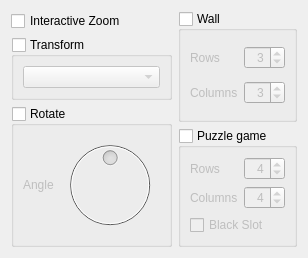
  <widget class="QWidget" name="tab_5">
   <attribute name="title">
    <string>Geometry</string>
   </attribute>
   <layout class="QGridLayout" name="gridLayout_13">
    <item row="0" column="0">
     <widget class="QCheckBox" name="magnifyEnable">
      <property name="text">
       <string>Interactive Zoom</string>
      </property>
     </widget>
    </item>
    <item row="0" column="1" rowspan="3">
     <widget class="QGroupBox" name="wallEnable">
      <property name="title">
       <string>Wall</string>
      </property>
      <property name="checkable">
       <bool>true</bool>
      </property>
      <property name="checked">
       <bool>false</bool>
      </property>
      <layout class="QGridLayout" name="_5">
       <item row="0" column="0">
        <widget class="QLabel" name="label_31">
         <property name="text">
          <string>Rows</string>
         </property>
         <property name="buddy">
          <cstring>wallRowsSpin</cstring>
         </property>
        </widget>
       </item>
       <item row="1" column="0">
        <widget class="QLabel" name="label_30">
         <property name="text">
          <string>Columns</string>
         </property>
         <property name="buddy">
          <cstring>wallColsSpin</cstring>
         </property>
        </widget>
       </item>
       <item row="1" column="1">
        <widget class="QSpinBox" name="wallColsSpin">
         <property name="alignment">
          <set>Qt::AlignRight|Qt::AlignTrailing|Qt::AlignVCenter</set>
         </property>
         <property name="minimum">
          <number>1</number>
         </property>
         <property name="value">
          <number>3</number>
         </property>
        </widget>
       </item>
       <item row="0" column="1">
        <widget class="QSpinBox" name="wallRowsSpin">
         <property name="alignment">
          <set>Qt::AlignRight|Qt::AlignTrailing|Qt::AlignVCenter</set>
         </property>
         <property name="minimum">
          <number>1</number>
         </property>
         <property name="value">
          <number>3</number>
         </property>
        </widget>
       </item>
      </layout>
     </widget>
    </item>
    <item row="1" column="0">
     <widget class="QGroupBox" name="transformEnable">
      <property name="sizePolicy">
       <sizepolicy hsizetype="Preferred" vsizetype="Preferred">
        <horstretch>0</horstretch>
        <verstretch>0</verstretch>
       </sizepolicy>
      </property>
      <property name="title">
       <string>Transform</string>
      </property>
      <property name="checkable">
       <bool>true</bool>
      </property>
      <property name="checked">
       <bool>false</bool>
      </property>
      <layout class="QGridLayout" name="_4">
       <item row="0" column="0">
        <widget class="QComboBox" name="transformTypeCombo"/>
       </item>
      </layout>
     </widget>
    </item>
    <item row="2" column="0" rowspan="2">
     <widget class="QGroupBox" name="rotateEnable">
      <property name="sizePolicy">
       <sizepolicy hsizetype="Preferred" vsizetype="MinimumExpanding">
        <horstretch>0</horstretch>
        <verstretch>0</verstretch>
       </sizepolicy>
      </property>
      <property name="title">
       <string>Rotate</string>
      </property>
      <property name="checkable">
       <bool>true</bool>
      </property>
      <property name="checked">
       <bool>false</bool>
      </property>
      <layout class="QGridLayout">
       <item row="1" column="0">
        <widget class="QLabel" name="label_28">
         <property name="sizePolicy">
          <sizepolicy hsizetype="Maximum" vsizetype="Preferred">
           <horstretch>0</horstretch>
           <verstretch>0</verstretch>
          </sizepolicy>
         </property>
         <property name="text">
          <string>Angle</string>
         </property>
         <property name="buddy">
          <cstring>rotateAngleDial</cstring>
         </property>
        </widget>
       </item>
       <item row="1" column="1">
        <widget class="VLCQDial" name="rotateAngleDial">
         <property name="sizePolicy">
          <sizepolicy hsizetype="Preferred" vsizetype="MinimumExpanding">
           <horstretch>0</horstretch>
           <verstretch>0</verstretch>
          </sizepolicy>
         </property>
         <property name="maximum">
          <number>359</number>
         </property>
         <property name="value">
          <number>180</number>
         </property>
         <property name="sliderPosition">
          <number>180</number>
         </property>
        </widget>
       </item>
      </layout>
     </widget>
    </item>
    <item row="3" column="1">
     <widget class="QGroupBox" name="puzzleEnable">
      <property name="title">
       <string>Puzzle game</string>
      </property>
      <property name="checkable">
       <bool>true</bool>
      </property>
      <property name="checked">
       <bool>false</bool>
      </property>
      <layout class="QGridLayout" name="gridLayout_3">
       <item row="0" column="0">
        <widget class="QLabel" name="label_27">
         <property name="text">
          <string>Rows</string>
         </property>
         <property name="buddy">
          <cstring>puzzleRowsSpin</cstring>
         </property>
        </widget>
       </item>
       <item row="0" column="1">
        <widget class="QSpinBox" name="puzzleRowsSpin">
         <property name="alignment">
          <set>Qt::AlignRight|Qt::AlignTrailing|Qt::AlignVCenter</set>
         </property>
         <property name="minimum">
          <number>2</number>
         </property>
         <property name="maximum">
          <number>16</number>
         </property>
         <property name="value">
          <number>4</number>
         </property>
        </widget>
       </item>
       <item row="1" column="0">
        <widget class="QLabel" name="label_26">
         <property name="text">
          <string>Columns</string>
         </property>
         <property name="buddy">
          <cstring>puzzleColsSpin</cstring>
         </property>
        </widget>
       </item>
       <item row="1" column="1">
        <widget class="QSpinBox" name="puzzleColsSpin">
         <property name="alignment">
          <set>Qt::AlignRight|Qt::AlignTrailing|Qt::AlignVCenter</set>
         </property>
         <property name="minimum">
          <number>2</number>
         </property>
         <property name="maximum">
          <number>16</number>
         </property>
         <property name="value">
          <number>4</number>
         </property>
        </widget>
       </item>
       <item row="2" column="0" colspan="2">
        <widget class="QCheckBox" name="puzzleBlackSlotCheck">
         <property name="text">
          <string>Black Slot</string>
         </property>
        </widget>
       </item>
      </layout>
     </widget>
    </item>
   </layout>
  </widget>
